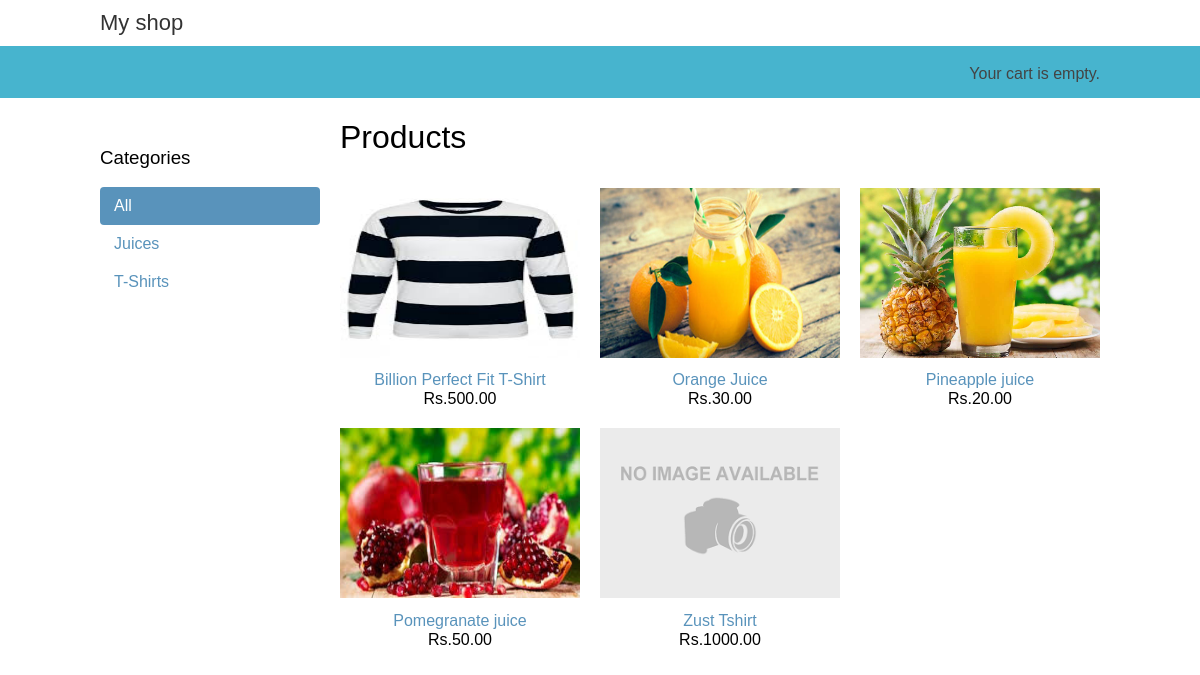
The page / on the database its author committed.
### shop/models.py (models this page shows, shortened)
class Category(models.Model):
	name=models.CharField(max_length=200,db_index=True)
	slug=models.SlugField(max_length=200,db_index=True,unique=True)
	class Meta:
		ordering=('name',)
		verbose_name='category'
		verbose_name_plural='categories'
	def get_absolute_url(self):
		return reverse('shop:product_list_by_category',args=[self.slug])

class Product(models.Model):
	category=models.ForeignKey(Category,related_name='products')
	name=models.CharField(max_length=200,db_index=True)
	slug = models.SlugField(max_length=200, db_index=True)
	image = models.ImageField(upload_to='products/%Y/%m/%d',blank=True)
	description = models.TextField(blank=True)
	price = models.DecimalField(max_digits=10, decimal_places=2)
	stock = models.PositiveIntegerField()
	available = models.BooleanField(default=True)
	created = models.DateTimeField(auto_now_add=True)
	updated = models.DateTimeField(auto_now=True)
	class Meta:
		ordering=('name',)
		index_together=(('id','slug'),)
	def get_absolute_url(self):
		return reverse('shop:product_detail',args=[self.id,self.slug])

### shop/views.py (the view)
# urls.py: url(r'^$',views.product_list,name='product_list'),
def product_list(request,category_slug=None):
	category=None
	categories=Category.objects.all()
	products=Product.objects.filter(available=True)
	if category_slug:
		category=get_object_or_404(Category,slug=category_slug)
		products=products.filter(category=category)
	return render(request,'shop/product/list.html',{
			'category':category,
			'categories':categories,
			'products':products
		})

### cart/cart.py (called while the page is built)
	def __len__(self):
		return sum(item['quantity'] for item in self.cart.values())

### cart/context_processors.py (called while the page is built)
def cart(request):
	return {'cart':Cart(request)}

### shop/templates/shop/product/list.html (shortened to what this page needs)
{% extends "shop/base.html" %}
{% load static %}
{% block content %}
<div id="sidebar">
  <h3>Categories</h3>
	<ul>
	    <li {% if not category %}class="selected"{% endif %}>
			<a href="{% url "shop:product_list" %}">All</a>
		</li>
			{% for c in categories %}
				<li {% if category.slug == c.slug %}class="selected"{% endif %}>
					<a href="{{ c.get_absolute_url }}">{{ c.name }}</a></li>
			{% endfor %}
	</ul>
</div>
<div id="main" class="product-list">
	<h1>{% if category %} {{ category.name }} {% else %} Products {% endif %}</h1>
		{% for product in products %}
			<div class="item">
		<a href="{{ product.get_absolute_url }}">
		<img src="{% if product.image %}{{ product.image.url }}{% else %}{% static "img/no_image.png" %}{% endif %}"></a>
		<a href="{{ product.get_absolute_url }}">{{ product.name }}</a><br>Rs.{{ product.price }}
			</div>
		{% endfor %}
</div>
{% endblock %}

### shop/templates/shop/base.html (shortened to what this page needs)
{% load static %}
<!DOCTYPE html>
<html>
	<head>
			<link href="{% static "css/base.css" %}" rel="stylesheet">
	</head>
 <body>
			<div id="header">
					<a href="/" class="logo">My shop</a>
			</div>
			<div id="subheader">
				<div class="cart">
					{% with total_items=cart|length %}
					 {% if cart|length > 0 %}
					  Your Cart:<br>
					   <a href="{% url "cart:cart_detail" %}">
					   	Total Items::{{ total_items }} <br>
					   	Total Price::Rs.{{ cart.get_total_price }}
					   </a>
					  {% else %}
					  Your cart is empty.
					  {% endif %}
					 {% endwith %}
				</div>
			</div>
			<div id="content">
				{% block content %}
				{% endblock %}
			</div>
 </body>
</html>

### shop/static/css/base.css (style rules this page uses)
body { margin:0; padding:0; font-family:helvetica, sans-serif; }
h1, h2, h3, h4, h5 , h6 { font-family: sans-serif; font-weight:normal; }
a { text-decoration:none; color:#5993bb; }
img { width: 40px; height: 170px; }
#header { padding:10px 100px; font-size:18px; overflow:auto; }
#subheader { background:#47b4ce; color:#444; padding:15px 100px; overflow:auto; }
#header .logo { font-family: 'Ubuntu', sans-serif; float:left; color:#333; font-size:22px; margin-right:10%; }
#subheader .cart { float:right; padding-top:4px; }
#content { padding:0 100px; overflow:hidden; }
#sidebar { width:220px; padding:30px 20px 0 0; float:left; }
#sidebar ul { margin:0; padding:0; }
#sidebar ul li { margin:0; list-style:none; padding:10px 14px; }
#sidebar ul li a { display:block; }
#sidebar ul li.selected { background:#5993bb; border-radius:4px; }
#sidebar ul li.selected a { color:#fff; }
#main { float:left; width: 96%; margin-right:-220px; overflow:hidden; }
.product-list .item { width:25%; padding:10px 20px 10px 0; float:left; text-align:center; line-height:1.2; }
.product-list .item img { width:100%; margin-bottom:8px; }

### rows shown on the page
Category: name "Juices"
Category: name "T-Shirts"
Product: image (picture), name "Billion Perfect Fit T-Shirt", price "500.00"
Product: image (picture), name "Orange Juice", price "30.00"
Product: image (picture), name "Pineapple juice", price "20.00"
Product: image (picture), name "Pomegranate juice", price "50.00"
Product: name "Zust Tshirt", price "1000.00"
